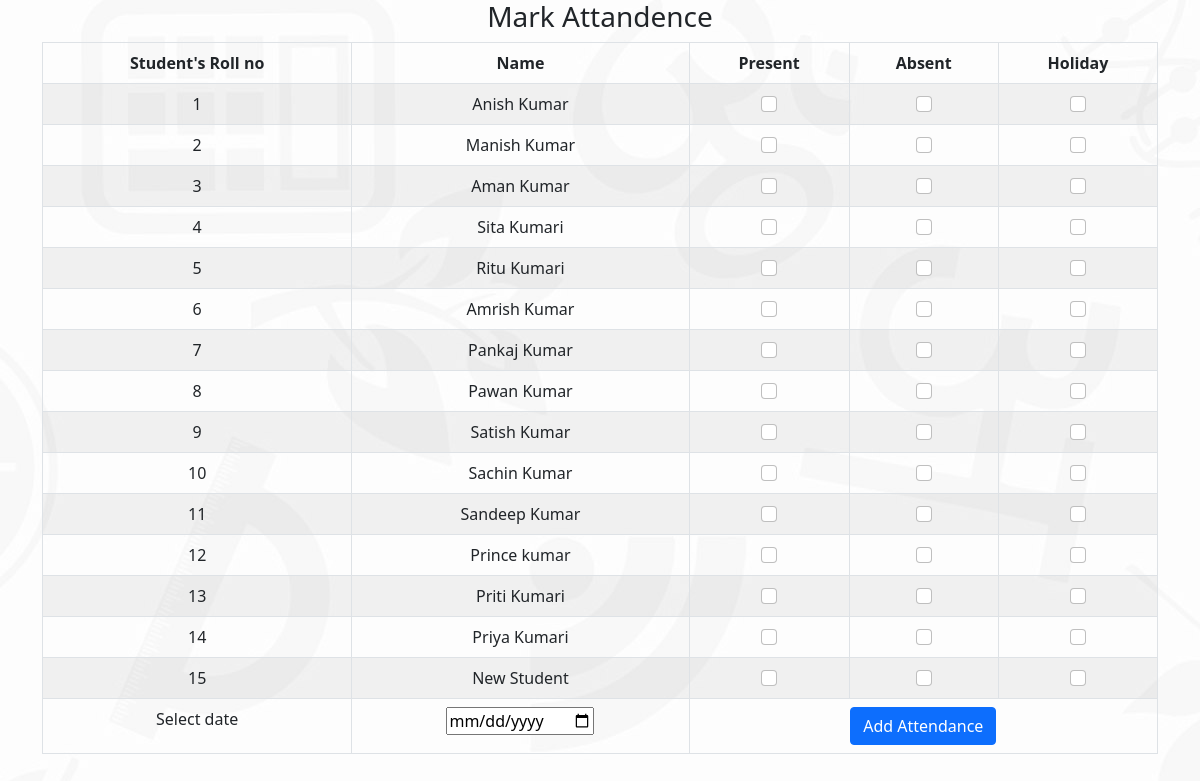
Screenshot of /add-atd.php with the database file from the repository.
### tables this page shows
CREATE TABLE `student` (
  `id` int(100) NOT NULL,
  `name` varchar(100) NOT NULL,
  `fname` varchar(100) NOT NULL,
  `mname` varchar(100) NOT NULL,
  `mobile` varchar(10) NOT NULL,
  `email` varchar(255) NOT NULL
);

### add-atd.php (the view, shortened to what this page needs)
<?php
require_once('connection.php');
?>
<!doctype html>
<html lang="en">
<head>
    <link href="https://cdn.jsdelivr.net/npm/bootstrap@5.0.2/dist/css/bootstrap.min.css" rel="stylesheet">
</head>
<body>
    <div class="container">
        <h3 class="text-center">Mark Attandence</h3>
        <table class="table table-striped table-bordered text-center">
            <form action="<?php htmlentities($_SERVER['PHP_SELF']); ?>" method="POST">
                <thead>
                    <tr>
                        <th scope="col">Student's Roll no</th>
                        <th scope="col">Name</th>
                        <th scope="col">Present</th>
                        <th scope="col">Absent</th>
                        <th scope="col">Holiday</th>
                    </tr>
                </thead>
                <?php
                $selectQuery = "SELECT * FROM student";
                $result = mysqli_query($con, $selectQuery);
                while ($fetch = mysqli_fetch_assoc($result)) {
                ?>
                    <tr>
                        <td><?php echo $stuid = $fetch['id']; ?></td>
                        <td><?php echo $fetch['name']; ?></td>
                        <td><input class="form-check-input" type="checkbox" name="atd-p[]" value="<?php echo $fetch['id'] ?>"></td>
                        <td><input class="form-check-input" type="checkbox" name="atd-a[]" value="<?php echo $fetch['id'] ?>"></td>
                        <td><input class="form-check-input" type="checkbox" name="atd-h[]" value="<?php echo $fetch['id'] ?>"></td>
                    </tr>
                <?php
                }
                ?>
                <tr>
                    <td>Select date</td>
                    <td><input type="date" name="selected_date"></td>
                    <td colspan="3"><button type="submit" class="btn btn-primary" name="add-atd">Add Attendance</button></td>
                </tr>
            </form>
        </table>
    </div>
</body>
</html>

### add-atd.php (style rules this page uses)
body { background: url("images/body-bg.jpg"); }

### rows the page displays
student: id "1", name "Anish Kumar"
student: id "2", name "Manish Kumar"
student: id "3", name "Aman Kumar"
student: id "4", name "Sita Kumari"
student: id "5", name "Ritu Kumari"
student: id "6", name "Amrish Kumar"
student: id "7", name "Pankaj Kumar"
student: id "8", name "Pawan Kumar"
student: id "9", name "Satish Kumar"
student: id "10", name "Sachin Kumar"
student: id "11", name "Sandeep Kumar"
student: id "12", name "Prince kumar"
student: id "13", name "Priti Kumari"
student: id "14", name "Priya Kumari"
student: id "15", name "New Student"
